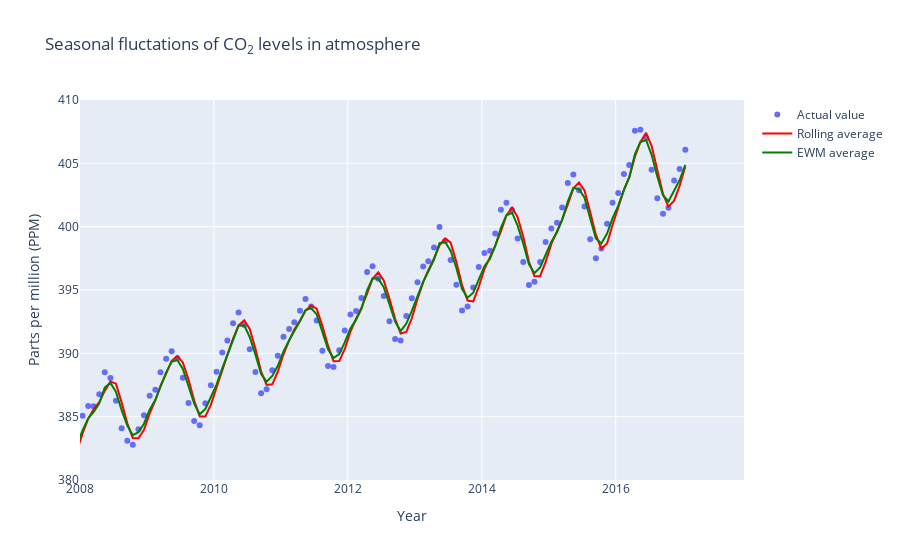

Notebook source saved alongside this figure:
### Code cell
second_trace = go.Scatter(x=x, y=y1, mode="markers", name="Actual value")
third_trace = go.Scatter(x=x, y=y2, line=dict(color="red"), name="Rolling average")
forth_trace = go.Scatter(x=x, y=y3, line=dict(color="green"), name="EWM average")

default_period = (dt.datetime(2008, 1, 1), dt.datetime(2017,12,1))
default_ppm_range = (380, 410)
layout = go.Layout(
    title="Seasonal fluctations of CO<sub>2</sub> levels in atmosphere",
    yaxis=dict(title="Parts per million (PPM)",range=default_ppm_range),
    xaxis=dict(title="Year", range=default_period))

figure = go.Figure(data=[second_trace, third_trace, forth_trace], layout=layout)
py.iplot(figure, filename="co2-ppm-seasonal")

### Figure 1 — Plotly figure (JSON) as saved in the notebook; plotly's stock layout.template omitted (floating-point values rounded to 4 significant figures; data arrays with more than 128 entries replaced by an {"elided": "..."} marker saying what was removed)
{"data": [{"mode": "markers", "name": "Actual value", "type": "scatter", "x": {"elided": "702 str values"}, "y": {"elided": "702 float values"}}, {"line": {"color": "red"}, "name": "Rolling average", "type": "scatter", "x": {"elided": "702 str values"}, "y": {"elided": "702 float values"}}, {"line": {"color": "green"}, "name": "EWM average", "type": "scatter", "x": {"elided": "702 str values"}, "y": {"elided": "702 float values"}}], "layout": {"autosize": true, "title": {"text": "Seasonal fluctations of CO<sub>2</sub> levels in atmosphere"}, "xaxis": {"range": ["2008-01-01T00:00:00", "2017-12-01T00:00:00"], "title": {"text": "Year"}, "type": "date"}, "yaxis": {"range": [380, 410], "title": {"text": "Parts per million (PPM)"}, "type": "linear"}}}
